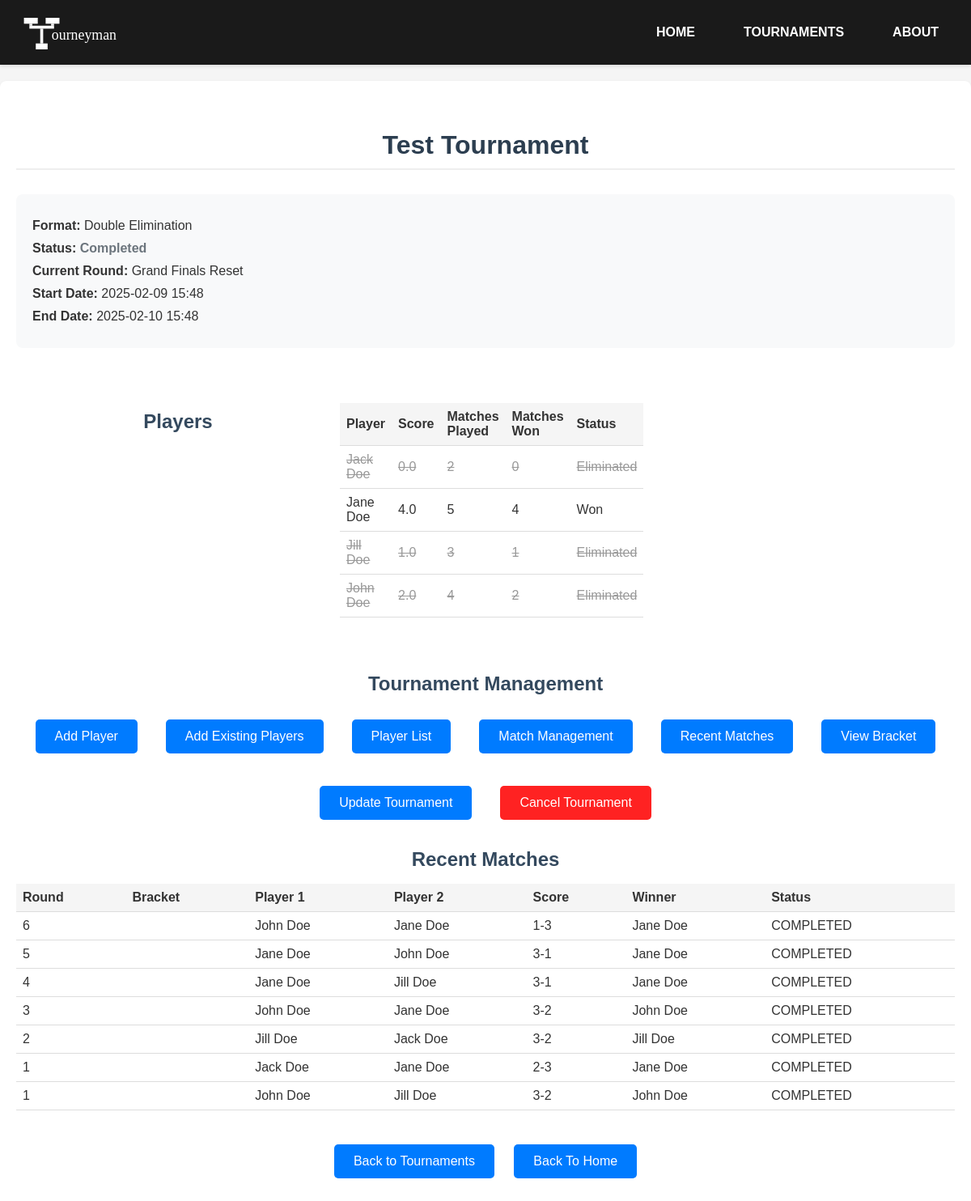
The app's page /tournaments/1739144898517 with its own data.
### app.py (models this page shows, shortened)
class Tournament(db.Model):
    id = db.Column(db.Integer, primary_key=True)
    tournament_id = db.Column(db.Integer, nullable=False, unique=True)
    name = db.Column(db.String(100), nullable=False)
    tFormat = db.Column(db.String(80), nullable=False)
    status = db.Column(db.String(20), nullable=False, default=TournamentStatus.PENDING.value)  # Use TournamentStatus
    start_date = db.Column(db.DateTime, nullable=False)
    end_date = db.Column(db.DateTime, nullable=True)
    current_round = db.Column(db.Integer, default=1)  # For non-bracket formats
    contestants = db.relationship('Contestant', backref='tournament', lazy=True)
    matches = db.relationship('MatchResult', backref='tournament', lazy=True)
    @property
    def is_elimination_format(self):
        return self.tFormat in [TournamentFormat.SINGLE_ELIMINATION.value, TournamentFormat.DOUBLE_ELIMINATION.value]
    @property
    def is_double_elimination(self):
        return self.tFormat == TournamentFormat.DOUBLE_ELIMINATION.value

class Contestant(db.Model):
    id = db.Column(db.Integer, primary_key=True)
    player = db.Column(db.String(80), nullable=False)
    seed = db.Column(db.Integer, nullable=True)
    tournament_id = db.Column(db.Integer, db.ForeignKey('tournament.tournament_id'), nullable=False)
    score = db.Column(db.Float, default=0.0)
    matches_played = db.Column(db.Integer, default=0)
    matches_won = db.Column(db.Integer, default=0)
    matches_drawn = db.Column(db.Integer, default=0)  # For Swiss/Round Robin
    losses = db.Column(db.Integer, default=0)
    active = db.Column(db.Boolean, default=True)
    status = db.Column(db.String(20), nullable=True)  # Nullable for non-bracket formats
    matches_as_player1 = db.relationship('MatchResult',
                                       foreign_keys='MatchResult.player1_id',
                                       backref='player1_contestant',
                                       lazy=True)
    matches_as_player2 = db.relationship('MatchResult',
                                       foreign_keys='MatchResult.player2_id',
                                       backref='player2_contestant',
                                       lazy=True)
    __table_args__ = (
        db.UniqueConstraint('tournament_id', 'player', name='unique_tournament_player'),
    )

class MatchResult(db.Model):
    id = db.Column(db.Integer, primary_key=True)
    tournament_id = db.Column(db.Integer, db.ForeignKey('tournament.tournament_id'), nullable=False)
    round_number = db.Column(db.Integer, nullable=False)
    player1_id = db.Column(db.Integer, db.ForeignKey('contestant.id'), nullable=False)
    player2_id = db.Column(db.Integer, db.ForeignKey('contestant.id'), nullable=True)  # Nullable for byes
    player1 = db.Column(db.String(80), nullable=False)
    player2 = db.Column(db.String(80), nullable=True)  # Nullable for byes
    winner = db.Column(db.String(80), nullable=True)
    loser = db.Column(db.String(80), nullable=True)
    score = db.Column(db.String(100), nullable=True)
    is_draw = db.Column(db.Boolean, default=False)  # For Swiss/Round Robin
    status = db.Column(db.String(20), nullable=False, default='SCHEDULED')
    scheduled_time = db.Column(db.DateTime, nullable=True)
    completion_time = db.Column(db.DateTime, nullable=True)
    __table_args__ = (
        db.CheckConstraint(
            """
            (player2 IS NULL AND status = 'BYE' AND winner = player1 AND loser IS NULL) OR
            (player2 IS NOT NULL AND status != 'BYE' AND
             ((is_draw = true AND winner IS NULL AND loser IS NULL) OR
              (is_draw = false AND winner IN (player1, player2) AND loser IN (player1, player2))))
            """,
            name='valid_match_state'
        ),
    )

### app.py (the view)
@app.route('/tournaments/<int:tournament_id>')
def tournament_details(tournament_id):
    tournament = Tournament.query.filter_by(tournament_id=tournament_id).first_or_404()
    return render_template('tournament_details.html', tournament=tournament)

### templates/tournament_details.html (shortened to what this page needs)
{% extends "base.html" %}
{% block content %}
<div class="container">
    <h1>{{ tournament.name }}</h1>
    <div class="tournament-info">
        <p><strong>Format:</strong> {{ tournament.tFormat }}</p>
        <p><strong>Status:</strong> <span class="status-{{ tournament.status.lower() }}">{{ tournament.status }}</span></p>
        <p><strong>Current Round:</strong>
            {% if tournament.is_double_elimination %}
                {% if tournament.current_round % 2 == 1 %}
                    {% if tournament.active_players|length <= 2 %}
                        Grand Finals
                    {% else %}
                        Winners Round {{ (tournament.current_round + 1) // 2 }}
                    {% endif %}
                {% else %}
                    {% if tournament.active_players|length <= 2 %}
                        Grand Finals Reset
                    {% else %}
                        Losers Round {{ tournament.current_round // 2 }}
                    {% endif %}
                {% endif %}
            {% else %}
                {{ tournament.current_round }} / {{ tournament.total_rounds_needed }}
            {% endif %}
        </p>
        <p><strong>Start Date:</strong> {{ tournament.start_date.strftime('%Y-%m-%d %H:%M') }}</p>
        {% if tournament.end_date %}
        <p><strong>End Date:</strong> {{ tournament.end_date.strftime('%Y-%m-%d %H:%M') }}</p>
        {% endif %}
    </div>
    <div class="player-list">
        <h2>Players</h2>
        <table>
            <thead>
                <tr>
                    <th>Player</th>
                    <th>Score</th>
                    <th>Matches Played</th>
                    <th>Matches Won</th>
                    <th>Status</th>
                </tr>
            </thead>
            <tbody>
                {% for player in tournament.contestants|sort(attribute='player') %}
                <tr {% if not player.active %}class="eliminated"{% endif %}>
                    <td>{{ player.player }}</td>
                    <td>{{ player.score }}</td>
                    <td>{{ player.matches_played }}</td>
                    <td>{{ player.matches_won }}</td>
                    <td>
                        {% if player.active %}
                            {% if tournament.is_elimination_format %}
                                {{ player.status }}
                            {% else %}
                                Active
                            {% endif %}
                        {% else %}
                            Eliminated
                        {% endif %}
                    </td>
                </tr>
                {% endfor %}
            </tbody>
        </table>
    </div>
    <div class="management-section">
        {% if tournament.status != 'CANCELED' %}
        <h2>Tournament Management</h2>
        <div class="management-links">
            <a href="{{ url_for('add_player_page', tournament_id=tournament.tournament_id) }}" class="button">Add Player</a>
            <a href="{{ url_for('add_players', tournament_id=tournament.tournament_id) }}" class="button">Add Existing Players</a>
            <a href="{{ url_for('player_list', tournament_id=tournament.tournament_id) }}" class="button">Player List</a>
            <a href="{{ url_for('match_management', tournament_id=tournament.tournament_id) }}" class="button">Match Management</a>
            <a href="{{ url_for('recent_matches', tournament_id=tournament.tournament_id) }}" class="button">Recent Matches</a>
            <a href="{{ url_for('bracket', tournament_id=tournament.tournament_id) }}" class="button">View Bracket</a>
        </div>
        <div class="management-links">
            <a href="{{ url_for('update_tournament_page', tournament_id=tournament.tournament_id) }}" class="button">Update Tournament</a>
            <button class="button-danger" onclick="confirmCancellation()">Cancel Tournament</button>
        </div>
        {% endif %}
    </div>
    <div class="recent-matches">
        <h2>Recent Matches</h2>
        <table>
            <thead>
                <tr>
                    <th>Round</th>
                    {% if tournament.is_elimination_format %}
                    <th>Bracket</th>
                    {% endif %}
                    <th>Player 1</th>
                    <th>Player 2</th>
                    <th>Score</th>
                    <th>Winner</th>
                    <th>Status</th>
                </tr>
            </thead>
            <tbody>
                {% for match in tournament.matches|sort(attribute='completion_time', reverse=True) %}
                <tr>
                    <td>{{ match.round_number }}</td>
                    {% if tournament.is_elimination_format %}
                    <td>{{ match.bracket }}</td>
                    {% endif %}
                    <td>{{ match.player1 }}</td>
                    <td>{{ match.player2 if match.player2 else 'BYE' }}</td>
                    <td>{{ match.score if match.score else '-' }}</td>
                    <td>
                        {% if match.is_draw %}
                            Draw
                        {% else %}
                            {{ match.winner if match.winner else '-' }}
                        {% endif %}
                    </td>
                    <td>{{ match.status }}</td>
                </tr>
                {% endfor %}
            </tbody>
        </table>
    </div>
    <div class="actions">
        <a href="{{ url_for('tournaments') }}" class="link">Back to Tournaments</a>
        <a href="{{ url_for('index') }}" class="button">Back To Home</a>
    </div>
</div>
{% endblock %}

### static/css/style.css (style rules this page uses)
* { font-family: 'Bahnschrift', sans-serif; }
body { margin: 0; padding-top: 100px; background-color: #f5f5f5; color: #333; }
.container { max-width: 1200px; margin: 0 auto; padding: 40px 20px; background-color: white; border-radius: 8px; box-shadow: 0 2px 4px rgba(0, 0, 0, 0.1); text-align: center; }
h1 { color: #2c3e50; margin-bottom: 30px; padding-bottom: 10px; border-bottom: 2px solid #eee; }
h2 { color: #34495e; margin: 25px 0 15px; }
.button, .link { display: inline-block; margin: 10px; padding: 12px 24px; font-size: 16px; background-color: #007BFF; color: white; text-decoration: none; border-radius: 5px; border: none; cursor: pointer; transition: background-color 0.2s; }
.button-danger { display: inline-block; margin: 10px; padding: 12px 24px; font-size: 16px; background-color: #FF2222; color: white; text-decoration: none; border-radius: 5px; border: none; cursor: pointer; transition: background-color 0.2s; }
.tournament-info { background-color: #f8f9fa; padding: 20px; border-radius: 8px; margin-bottom: 30px; text-align: left; }
.tournament-info p { margin: 10px 0; }
.status-completed { color: #6c757d; font-weight: bold; }
.player-list, .match-list { display: grid; grid-template-columns: repeat(auto-fill, minmax(300px, 1fr)); gap: 20px; padding: 20px; }
.management-links { display: flex; flex-wrap: wrap; justify-content: center; gap: 15px; margin: 20px 0; }

### templates/tournament_details.html (style rules this page uses)
.eliminated { color: #999; text-decoration: line-through; }
.tournament-info { margin-bottom: 2em; }
.player-list, .recent-matches { margin-bottom: 2em; }
table { width: 100%; border-collapse: collapse; margin: 1em 0; }
th, td { padding: 8px; text-align: left; border-bottom: 1px solid #ddd; }
th { background-color: #f5f5f5; }
.actions { margin-top: 2em; }

### records on screen
Tournament: name "Test Tournament", tFormat "Double Elimination", status "Completed", start_date "2025-02-09 15:48", end_date "2025-02-10 15:48"
Contestant: player "Jack Doe", score "0.0", matches_played "2", matches_won "0", active "Eliminated"
Contestant: player "Jane Doe", score "4.0", matches_played "5", matches_won "4", status "Won"
Contestant: player "Jill Doe", score "1.0", matches_played "3", matches_won "1", active "Eliminated"
Contestant: player "John Doe", score "2.0", matches_played "4", matches_won "2", active "Eliminated"
MatchResult: round_number "6", player1 "John Doe", player2 "Jane Doe", score "1-3", winner "Jane Doe", status "COMPLETED"
MatchResult: round_number "5", player1 "Jane Doe", player2 "John Doe", score "3-1", winner "Jane Doe", status "COMPLETED"
MatchResult: round_number "4", player1 "Jane Doe", player2 "Jill Doe", score "3-1", winner "Jane Doe", status "COMPLETED"
MatchResult: round_number "3", player1 "John Doe", player2 "Jane Doe", score "3-2", winner "John Doe", status "COMPLETED"
MatchResult: round_number "2", player1 "Jill Doe", player2 "Jack Doe", score "3-2", winner "Jill Doe", status "COMPLETED"
MatchResult: round_number "1", player1 "Jack Doe", player2 "Jane Doe", score "2-3", winner "Jane Doe", status "COMPLETED"
MatchResult: round_number "1", player1 "John Doe", player2 "Jill Doe", score "3-2", winner "John Doe", status "COMPLETED"
